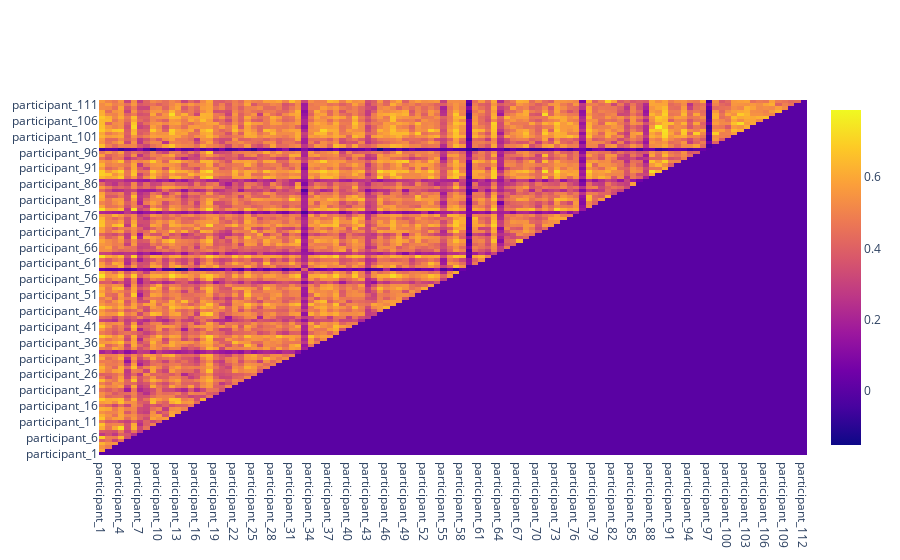

The code cell stored with this chart in its notebook:
### Code cell
corr_between_participants = np.corrcoef(refactored_data.values.T)

text = np.round(corr_between_participants,3).astype(str)

participant_names = [c.split(":")[0] for c in refactored_data.columns]
for i in range(text.shape[0]):
    for j in range(text.shape[1]):
        text[i,j] = participant_names[i]+":"+participant_names[j]

fig = go.Figure(data=go.Heatmap(
                    z= np.tril(corr_between_participants,-1),
                    x = participant_names,
                    y = participant_names,
                    text=text)
)
fig.update
fig.show()

### Figure 1 — Plotly figure (JSON) as saved in the notebook; plotly's stock layout.template omitted (floating-point values rounded to 4 significant figures; data arrays with more than 128 entries replaced by an {"elided": "..."} marker saying what was removed)
{"data": [{"text": {"elided": "112x112 str values"}, "type": "heatmap", "x": ["participant_1", "participant_2", "participant_3", "participant_4", "participant_5", "participant_6", "participant_7", "participant_8", "participant_9", "participant_10", "participant_11", "participant_12", "participant_13", "participant_14", "participant_15", "participant_16", "participant_17", "participant_18", "participant_19", "participant_20", "participant_21", "participant_22", "participant_23", "participant_24", "participant_25", "participant_26", "participant_27", "participant_28", "participant_29", "participant_30", "participant_31", "participant_32", "participant_33", "participant_34", "participant_35", "participant_36", "participant_37", "participant_38", "participant_39", "participant_40", "participant_41", "participant_42", "participant_43", "participant_44", "participant_45", "participant_46", "participant_47", "participant_48", "participant_49", "participant_50", "participant_51", "participant_52", "participant_53", "participant_54", "participant_55", "participant_56", "participant_57", "participant_58", "participant_59", "participant_60", "participant_61", "participant_62", "participant_63", "participant_64", "participant_65", "participant_66", "participant_67", "participant_68", "participant_69", "participant_70", "participant_71", "participant_72", "participant_73", "participant_74", "participant_75", "participant_76", "participant_77", "participant_78", "participant_79", "participant_80", "participant_81", "participant_82", "participant_83", "participant_84", "participant_85", "participant_86", "participant_87", "participant_88", "participant_89", "participant_90", "participant_91", "participant_92", "participant_93", "participant_94", "participant_95", "participant_96", "participant_97", "participant_98", "participant_99", "participant_100", "participant_101", "participant_102", "participant_103", "participant_104", "participant_105", "participant_106", "participant_107", "participant_108", "participant_109", "participant_110", "participant_111", "participant_112"], "y": ["participant_1", "participant_2", "participant_3", "participant_4", "participant_5", "participant_6", "participant_7", "participant_8", "participant_9", "participant_10", "participant_11", "participant_12", "participant_13", "participant_14", "participant_15", "participant_16", "participant_17", "participant_18", "participant_19", "participant_20", "participant_21", "participant_22", "participant_23", "participant_24", "participant_25", "participant_26", "participant_27", "participant_28", "participant_29", "participant_30", "participant_31", "participant_32", "participant_33", "participant_34", "participant_35", "participant_36", "participant_37", "participant_38", "participant_39", "participant_40", "participant_41", "participant_42", "participant_43", "participant_44", "participant_45", "participant_46", "participant_47", "participant_48", "participant_49", "participant_50", "participant_51", "participant_52", "participant_53", "participant_54", "participant_55", "participant_56", "participant_57", "participant_58", "participant_59", "participant_60", "participant_61", "participant_62", "participant_63", "participant_64", "participant_65", "participant_66", "participant_67", "participant_68", "participant_69", "participant_70", "participant_71", "participant_72", "participant_73", "participant_74", "participant_75", "participant_76", "participant_77", "participant_78", "participant_79", "participant_80", "participant_81", "participant_82", "participant_83", "participant_84", "participant_85", "participant_86", "participant_87", "participant_88", "participant_89", "participant_90", "participant_91", "participant_92", "participant_93", "participant_94", "participant_95", "participant_96", "participant_97", "participant_98", "participant_99", "participant_100", "participant_101", "participant_102", "participant_103", "participant_104", "participant_105", "participant_106", "participant_107", "participant_108", "participant_109", "participant_110", "participant_111", "participant_112"], "z": {"elided": "112x112 float values"}}], "layout": {}}
